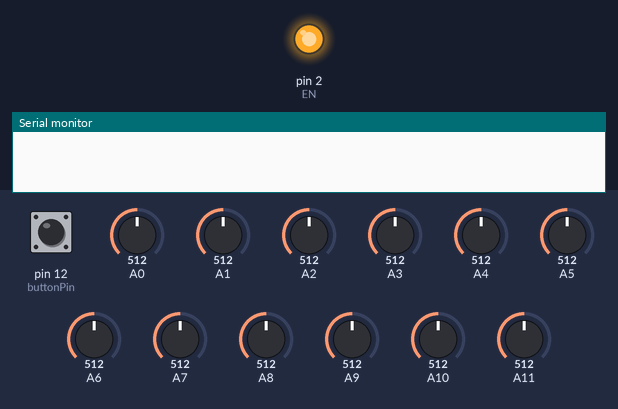
Bench run of a sketch on a simulated Arduino Mega 2560, built with avr-gcc and run on an emulated ATmega2560. Parts: output pins drawn as LEDs (lit = HIGH), the last lines printed to the serial monitor. Inputs (shaded band) come from the test bench; at power-on: pin 12 (buttonPin) LOW, A0 = 512, A1 = 512, A2 = 512, A3 = 512, A4 = 512, A5 = 512, A6 = 512, A7 = 512, A8 = 512, A9 = 512, A10 = 512, A11 = 512. Pins used as bus, display or sensor lines are not drawn.

Above: at 2.8 s.
2.9 s: pin 12 (buttonPin) pulled HIGH for 1.2 s
At 4.0 s:
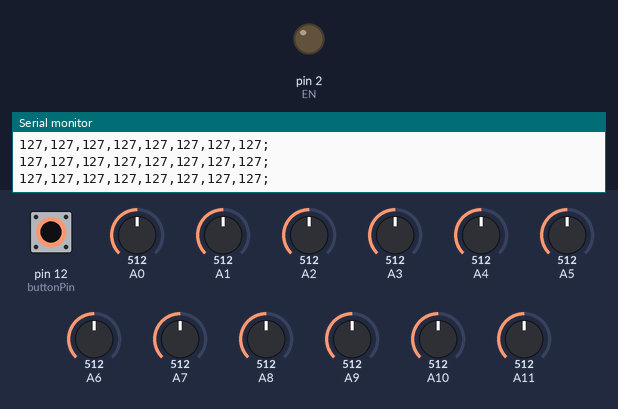
5.8 s: pin 12 (buttonPin) pulled HIGH for 3.2 s
At 10.3 s:
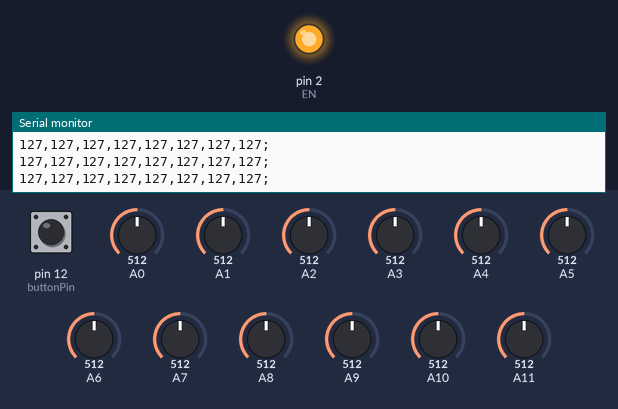
Timing chart, 0 to 11.8 s (numbered marks = the images above; inputs shaded):
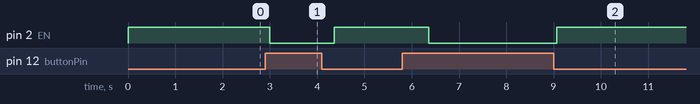

The sketch:

photo_Resistors.ino
```cpp
int sensor;
int pixel;
bool but = 0;

int s0 = 3; // Corresponds to a 0b001 binary for most of the multiplexer
int s1 = 4; // Corresponds to a 0b010 binary for most of the multiplexer
int s2 = 5; // Corresponds to a 0b100 binary for most of the multiplexer
int EN = 2;
const int buttonPin = 12;

int SENSE = 1023;
int buttonState = 0;

void setup() {
  Serial.begin(9600);
  pinMode(s0, OUTPUT);
  pinMode(s1, OUTPUT);
  pinMode(s2, OUTPUT);
  pinMode(EN, OUTPUT);
  pinMode(buttonPin, INPUT);

  digitalWrite(s0, LOW);
  digitalWrite(s1, LOW);
  digitalWrite(s2, LOW);
  digitalWrite(EN, LOW);
}

void loop() {
  buttonState = digitalRead(buttonPin);
  if (buttonState == 1) {
    but = 1;
    digitalWrite(2, LOW);
  } else if (buttonState == 0) {
    digitalWrite(2, HIGH);
  }
  while (but == 1) {
    //////////////////////////////////////////////row 1/////////////////////////////////////////////////////////
    for (int i = 0; i < 8; i++) {
      if (i == 0) {
        digitalWrite(3, LOW);
        digitalWrite(4, LOW);
        digitalWrite(5, LOW);
      } else if (i == 1) {
        digitalWrite(3, HIGH);
        digitalWrite(4, LOW);
        digitalWrite(5, LOW);
      } else if (i == 2) {
        digitalWrite(3, LOW);
        digitalWrite(4, HIGH);
        digitalWrite(5, LOW);
      } else if (i == 3) {
        digitalWrite(3, HIGH);
        digitalWrite(4, HIGH);
        digitalWrite(5, LOW);
      } else if (i == 4) {
        digitalWrite(3, LOW);
        digitalWrite(4, LOW);
        digitalWrite(5, HIGH);
      } else if (i == 5) {
        digitalWrite(3, HIGH);
        digitalWrite(4, LOW);
        digitalWrite(5, HIGH);
      } else if (i == 6) {
        digitalWrite(3, LOW);
        digitalWrite(4, HIGH);
        digitalWrite(5, HIGH);
      } else if (i == 7) {
        digitalWrite(3, HIGH);
        digitalWrite(4, HIGH);
        digitalWrite(5, HIGH);
      }

      int sensor = analogRead(A0);

      int pixel = map(sensor, 0, SENSE, 0, 255); // Graphs photoresistor value to a lower value that python can use for a pixel value
      if (i < 7) {
        Serial.print(pixel);
        Serial.print(",");
      } else {
        Serial.print(pixel);
      }
    }
    Serial.println(";");

    ////////////////////////////////////////row2/////////////////////////////////////////////////
    for (int i = 0; i < 8; i++) {
      if (i == 0) {
        digitalWrite(3, LOW);
        digitalWrite(4, LOW);
        digitalWrite(5, LOW);
      } else if (i == 1) {
        digitalWrite(3, HIGH);
        digitalWrite(4, LOW);
        digitalWrite(5, LOW);
      } else if (i == 2) {
        digitalWrite(3, LOW);
        digitalWrite(4, HIGH);
        digitalWrite(5, LOW);
      } else if (i == 3) {
        digitalWrite(3, HIGH);
        digitalWrite(4, HIGH);
        digitalWrite(5, LOW);
      } else if (i == 4) {
        digitalWrite(3, LOW);
        digitalWrite(4, LOW);
        digitalWrite(5, HIGH);
      } else if (i == 5) {
        digitalWrite(3, HIGH);
        digitalWrite(4, LOW);
        digitalWrite(5, HIGH);
      } else if (i == 6) {
        digitalWrite(3, LOW);
        digitalWrite(4, HIGH);
        digitalWrite(5, HIGH);
      } else if (i == 7) {
        digitalWrite(3, HIGH);
        digitalWrite(4, HIGH);
        digitalWrite(5, HIGH);
      }

      int sensor = analogRead(A1);

      int pixel = map(sensor, 0, SENSE, 0, 255);
      if (i < 7) {
        Serial.print(pixel);
        Serial.print(",");
      } else {
        Serial.print(pixel);
      }
    }
    Serial.println(";");
    ////////////////////////////////////////row3/////////////////////////////////////////////////
    for (int i = 0; i < 8; i++) {
      if (i == 0) {
        digitalWrite(3, LOW);
        digitalWrite(4, LOW);
        digitalWrite(5, LOW);
      } else if (i == 1) {
        digitalWrite(3, HIGH);
        digitalWrite(4, LOW);
        digitalWrite(5, LOW);
      } else if (i == 2) {
        digitalWrite(3, LOW);
        digitalWrite(4, HIGH);
        digitalWrite(5, LOW);
      } else if (i == 3) {
        digitalWrite(3, HIGH);
        digitalWrite(4, HIGH);
        digitalWrite(5, LOW);
      } else if (i == 4) {
        digitalWrite(3, LOW);
        digitalWrite(4, LOW);
        digitalWrite(5, HIGH);
      } else if (i == 5) {
        digitalWrite(3, HIGH);
        digitalWrite(4, LOW);
        digitalWrite(5, HIGH);
      } else if (i == 6) {
        digitalWrite(3, LOW);
        digitalWrite(4, HIGH);
        digitalWrite(5, HIGH);
      } else if (i == 7) {
        digitalWrite(3, HIGH);
        digitalWrite(4, HIGH);
        digitalWrite(5, HIGH);
      }

      int sensor = analogRead(A2);

      int pixel = map(sensor, 0, SENSE, 0, 255);
      if (i < 7) {
        Serial.print(pixel);
        Serial.print(",");
      } else {
        Serial.print(pixel);
      }
    }
    Serial.println(";");
    ////////////////////////////////////////row4/////////////////////////////////////////////////
    for (int i = 0; i < 8; i++) {
      if (i == 0) {
        digitalWrite(3, LOW);
        digitalWrite(4, LOW);
        digitalWrite(5, LOW);
      } else if (i == 1) {
        digitalWrite(3, HIGH);
        digitalWrite(4, LOW);
        digitalWrite(5, LOW);
      } else if (i == 2) {
        digitalWrite(3, LOW);
        digitalWrite(4, HIGH);
        digitalWrite(5, LOW);
      } else if (i == 3) {
        digitalWrite(3, HIGH);
        digitalWrite(4, HIGH);
        digitalWrite(5, LOW);
      } else if (i == 4) {
        digitalWrite(3, LOW);
        digitalWrite(4, LOW);
        digitalWrite(5, HIGH);
      } else if (i == 5) {
        digitalWrite(3, HIGH);
        digitalWrite(4, LOW);
        digitalWrite(5, HIGH);
      } else if (i == 6) {
        digitalWrite(3, LOW);
        digitalWrite(4, HIGH);
        digitalWrite(5, HIGH);
      } else if (i == 7) {
        digitalWrite(3, HIGH);
        digitalWrite(4, HIGH);
        digitalWrite(5, HIGH);
      }

      int sensor = analogRead(A3);

      int pixel = map(sensor, 0, SENSE, 0, 255);
      if (i < 7) {
        Serial.print(pixel);
        Serial.print(",");
      } else {
        Serial.print(pixel);
      }
    }
    Serial.println(";");
    ////////////////////////////////////////row5/////////////////////////////////////////////////
    for (int i = 0; i < 8; i++) {
      if (i == 0) {
        digitalWrite(3, LOW);
        digitalWrite(4, LOW);
        digitalWrite(5, LOW);
      } else if (i == 1) {
        digitalWrite(3, HIGH);
        digitalWrite(4, LOW);
        digitalWrite(5, LOW);
      } else if (i == 2) {
        digitalWrite(3, LOW);
        digitalWrite(4, HIGH);
        digitalWrite(5, LOW);
      } else if (i == 3) {
        digitalWrite(3, HIGH);
        digitalWrite(4, HIGH);
        digitalWrite(5, LOW);
      } else if (i == 4) {
        digitalWrite(3, LOW);
        digitalWrite(4, LOW);
        digitalWrite(5, HIGH);
      } else if (i == 5) {
        digitalWrite(3, HIGH);
        digitalWrite(4, LOW);
        digitalWrite(5, HIGH);
      } else if (i == 6) {
        digitalWrite(3, LOW);
        digitalWrite(4, HIGH);
        digitalWrite(5, HIGH);
      } else if (i == 7) {
        digitalWrite(3, HIGH);
        digitalWrite(4, HIGH);
        digitalWrite(5, HIGH);
      }

      int sensor = analogRead(A4);

      int pixel = map(sensor, 0, SENSE, 0, 255);
      if (i < 7) {
        Serial.print(pixel);
        Serial.print(",");
      } else {
        Serial.print(pixel);
      }
    }
    Serial.println(";");

    ////////////////////////////////////////row6/////////////////////////////////////////////////
    for (int i = 0; i < 8; i++) {
      if (i == 0) {
        digitalWrite(3, LOW);
        digitalWrite(4, LOW);
        digitalWrite(5, LOW);
      } else if (i == 1) {
        digitalWrite(3, HIGH);
        digitalWrite(4, LOW);
        digitalWrite(5, LOW);
      } else if (i == 2) {
        digitalWrite(3, LOW);
        digitalWrite(4, HIGH);
        digitalWrite(5, LOW);
      } else if (i == 3) {
        digitalWrite(3, HIGH);
        digitalWrite(4, HIGH);
        digitalWrite(5, LOW);
      } else if (i == 4) {
        digitalWrite(3, LOW);
        digitalWrite(4, LOW);
        digitalWrite(5, HIGH);
      } else if (i == 5) {
        digitalWrite(3, HIGH);
        digitalWrite(4, LOW);
        digitalWrite(5, HIGH);
      } else if (i == 6) {
        digitalWrite(3, LOW);
        digitalWrite(4, HIGH);
        digitalWrite(5, HIGH);
      } else if (i == 7) {
        digitalWrite(3, HIGH);
        digitalWrite(4, HIGH);
        digitalWrite(5, HIGH);
      }

      int sensor = analogRead(A5);

      int pixel = map(sensor, 0, SENSE, 0, 255);
      if (i < 7) {
        Serial.print(pixel);
        Serial.print(",");
      } else {
        Serial.print(pixel);
      }
    }
    Serial.println(";");

    ////////////////////////////////////////row7/////////////////////////////////////////////////

    for (int i = 0; i < 8; i++) {
      if (i == 0) {
        digitalWrite(3, LOW);
        digitalWrite(4, LOW);
        digitalWrite(5, LOW);
      } else if (i == 1) {
        digitalWrite(3, HIGH);
        digitalWrite(4, LOW);
        digitalWrite(5, LOW);
      } else if (i == 2) {
        digitalWrite(3, LOW);
        digitalWrite(4, HIGH);
        digitalWrite(5, LOW);
      } else if (i == 3) {
        digitalWrite(3, HIGH);
        digitalWrite(4, HIGH);
        digitalWrite(5, LOW);
      } else if (i == 4) {
        digitalWrite(3, LOW);
        digitalWrite(4, LOW);
        digitalWrite(5, HIGH);
      } else if (i == 5) {
        digitalWrite(3, HIGH);
        digitalWrite(4, LOW);
        digitalWrite(5, HIGH);
      } else if (i == 6) {
        digitalWrite(3, LOW);
        digitalWrite(4, HIGH);
        digitalWrite(5, HIGH);
      } else if (i == 7) {
        digitalWrite(3, HIGH);
        digitalWrite(4, HIGH);
        digitalWrite(5, HIGH);
      }

      int sensor = analogRead(A6);

      int pixel = map(sensor, 0, SENSE, 0, 255);
      if (i < 7) {
        Serial.print(pixel);
        Serial.print(",");
      } else {
        Serial.print(pixel);
      }
    }
    Serial.println(";");
    ////////////////////////////////////////row8/////////////////////////////////////////////////

    for (int i = 0; i < 8; i++) {
      if (i == 0) {
        digitalWrite(3, LOW);
        digitalWrite(4, LOW);
        digitalWrite(5, LOW);
      } else if (i == 1) {
        digitalWrite(3, HIGH);
        digitalWrite(4, LOW);
        digitalWrite(5, LOW);
      } else if (i == 2) {
        digitalWrite(3, LOW);
        digitalWrite(4, HIGH);
        digitalWrite(5, LOW);
      } else if (i == 3) {
        digitalWrite(3, HIGH);
        digitalWrite(4, HIGH);
        digitalWrite(5, LOW);
      } else if (i == 4) {
        digitalWrite(3, LOW);
        digitalWrite(4, LOW);
        digitalWrite(5, HIGH);
      } else if (i == 5) {
        digitalWrite(3, HIGH);
        digitalWrite(4, LOW);
        digitalWrite(5, HIGH);
      } else if (i == 6) {
        digitalWrite(3, LOW);
        digitalWrite(4, HIGH);
        digitalWrite(5, HIGH);
      } else if (i == 7) {
        digitalWrite(3, HIGH);
        digitalWrite(4, HIGH);
        digitalWrite(5, HIGH);
      }

      int sensor = analogRead(A7);

      int pixel = map(sensor, 0, SENSE, 0, 255);
      if (i < 7) {
        Serial.print(pixel);
        Serial.print(",");
      } else {
        Serial.print(pixel);
      }
    }
    Serial.println(";");

    ////////////////////////////////////////row9/////////////////////////////////////////////////

    for (int i = 0; i < 8; i++) {
      if (i == 0) {
        digitalWrite(3, LOW);
        digitalWrite(4, LOW);
        digitalWrite(5, LOW);
      } else if (i == 1) {
        digitalWrite(3, HIGH);
        digitalWrite(4, LOW);
        digitalWrite(5, LOW);
      } else if (i == 2) {
        digitalWrite(3, LOW);
        digitalWrite(4, HIGH);
        digitalWrite(5, LOW);
      } else if (i == 3) {
        digitalWrite(3, HIGH);
        digitalWrite(4, HIGH);
        digitalWrite(5, LOW);
      } else if (i == 4) {
        digitalWrite(3, LOW);
        digitalWrite(4, LOW);
        digitalWrite(5, HIGH);
      } else if (i == 5) {
        digitalWrite(3, HIGH);
        digitalWrite(4, LOW);
        digitalWrite(5, HIGH);
      } else if (i == 6) {
        digitalWrite(3, LOW);
        digitalWrite(4, HIGH);
        digitalWrite(5, HIGH);
      } else if (i == 7) {
        digitalWrite(3, HIGH);
        digitalWrite(4, HIGH);
        digitalWrite(5, HIGH);
      }

      int sensor = analogRead(A8);

      int pixel = map(sensor, 0, SENSE, 0, 255);
      if (i < 7) {
        Serial.print(pixel);
        Serial.print(",");
      } else {
        Serial.print(pixel);
      }
    }
    Serial.println(";");

    ////////////////////////////////////////row10/////////////////////////////////////////////////

    for (int i = 0; i < 8; i++) {
      if (i == 0) {
        digitalWrite(3, LOW);
        digitalWrite(4, LOW);
        digitalWrite(5, LOW);
      } else if (i == 1) {
        digitalWrite(3, HIGH);
        digitalWrite(4, LOW);
        digitalWrite(5, LOW);
      } else if (i == 2) {
        digitalWrite(3, LOW);
        digitalWrite(4, HIGH);
        digitalWrite(5, LOW);
      } else if (i == 3) {
        digitalWrite(3, HIGH);
        digitalWrite(4, HIGH);
        digitalWrite(5, LOW);
      } else if (i == 4) {
        digitalWrite(3, LOW);
        digitalWrite(4, LOW);
        digitalWrite(5, HIGH);
      } else if (i == 5) {
        digitalWrite(3, HIGH);
        digitalWrite(4, LOW);
        digitalWrite(5, HIGH);
      } else if (i == 6) {
        digitalWrite(3, LOW);
        digitalWrite(4, HIGH);
        digitalWrite(5, HIGH);
      } else if (i == 7) {
        digitalWrite(3, HIGH);
        digitalWrite(4, HIGH);
        digitalWrite(5, HIGH);
      }

      int sensor = analogRead(A9);

      int pixel = map(sensor, 0, SENSE, 0, 255);
      if (i < 7) {
        Serial.print(pixel);
        Serial.print(",");
      } else {
        Serial.print(pixel);
      }
    }
    Serial.println(";");
    ////////////////////////////////////////row11/////////////////////////////////////////////////
    for (int i = 0; i < 8; i++) {
      if (i == 0) {
        digitalWrite(3, LOW);
        digitalWrite(4, LOW);
        digitalWrite(5, LOW);
      } else if (i == 1) {
        digitalWrite(3, HIGH);
        digitalWrite(4, LOW);
        digitalWrite(5, LOW);
      } else if (i == 2) {
        digitalWrite(3, LOW);
        digitalWrite(4, HIGH);
        digitalWrite(5, LOW);
      } else if (i == 3) {
        digitalWrite(3, HIGH);
        digitalWrite(4, HIGH);
        digitalWrite(5, LOW);
      } else if (i == 4) {
        digitalWrite(3, LOW);
        digitalWrite(4, LOW);
        digitalWrite(5, HIGH);
      } else if (i == 5) {
        digitalWrite(3, HIGH);
        digitalWrite(4, LOW);
        digitalWrite(5, HIGH);
      } else if (i == 6) {
        digitalWrite(3, LOW);
        digitalWrite(4, HIGH);
        digitalWrite(5, HIGH);
      } else if (i == 7) {
        digitalWrite(3, HIGH);
        digitalWrite(4, HIGH);
        digitalWrite(5, HIGH);
      }

      int sensor = analogRead(A10);

      int pixel = map(sensor, 0, SENSE, 0, 255);
      if (i < 7) {
        Serial.print(pixel);
        Serial.print(",");
      } else {
        Serial.print(pixel);
      }
    }
    Serial.println(";");
    ////////////////////////////////////////row12/////////////////////////////////////////////////
    for (int i = 0; i < 8; i++) {
      if (i == 0) {
        digitalWrite(3, LOW);
        digitalWrite(4, LOW);
        digitalWrite(5, LOW);
      } else if (i == 1) {
        digitalWrite(3, HIGH);
        digitalWrite(4, LOW);
        digitalWrite(5, LOW);
      } else if (i == 2) {
        digitalWrite(3, LOW);
        digitalWrite(4, HIGH);
        digitalWrite(5, LOW);
      } else if (i == 3) {
        digitalWrite(3, HIGH);
        digitalWrite(4, HIGH);
        digitalWrite(5, LOW);
      } else if (i == 4) {
        digitalWrite(3, LOW);
        digitalWrite(4, LOW);
        digitalWrite(5, HIGH);
      } else if (i == 5) {
        digitalWrite(3, HIGH);
        digitalWrite(4, LOW);
        digitalWrite(5, HIGH);
      } else if (i == 6) {
        digitalWrite(3, LOW);
        digitalWrite(4, HIGH);
        digitalWrite(5, HIGH);
      } else if (i == 7) {
        digitalWrite(3, HIGH);
        digitalWrite(4, HIGH);
        digitalWrite(5, HIGH);
      }

      int sensor = analogRead(A11);

      int pixel = map(sensor, 0, SENSE, 0, 255);
      if (i < 7) {
        Serial.print(pixel);
        Serial.print(",");
      } else {
        Serial.print(pixel);
      }
    }
    Serial.println(";");
    but = 0;
  }
  delay(1000);
}
```

Measured:
- after the input at 2.9 s, pin 2 (EN): HIGH → LOW after 0.10 s, → HIGH 1.4 s later
- after the input at 5.8 s, pin 2 (EN): HIGH → LOW after 0.56 s, → HIGH 2.7 s later
